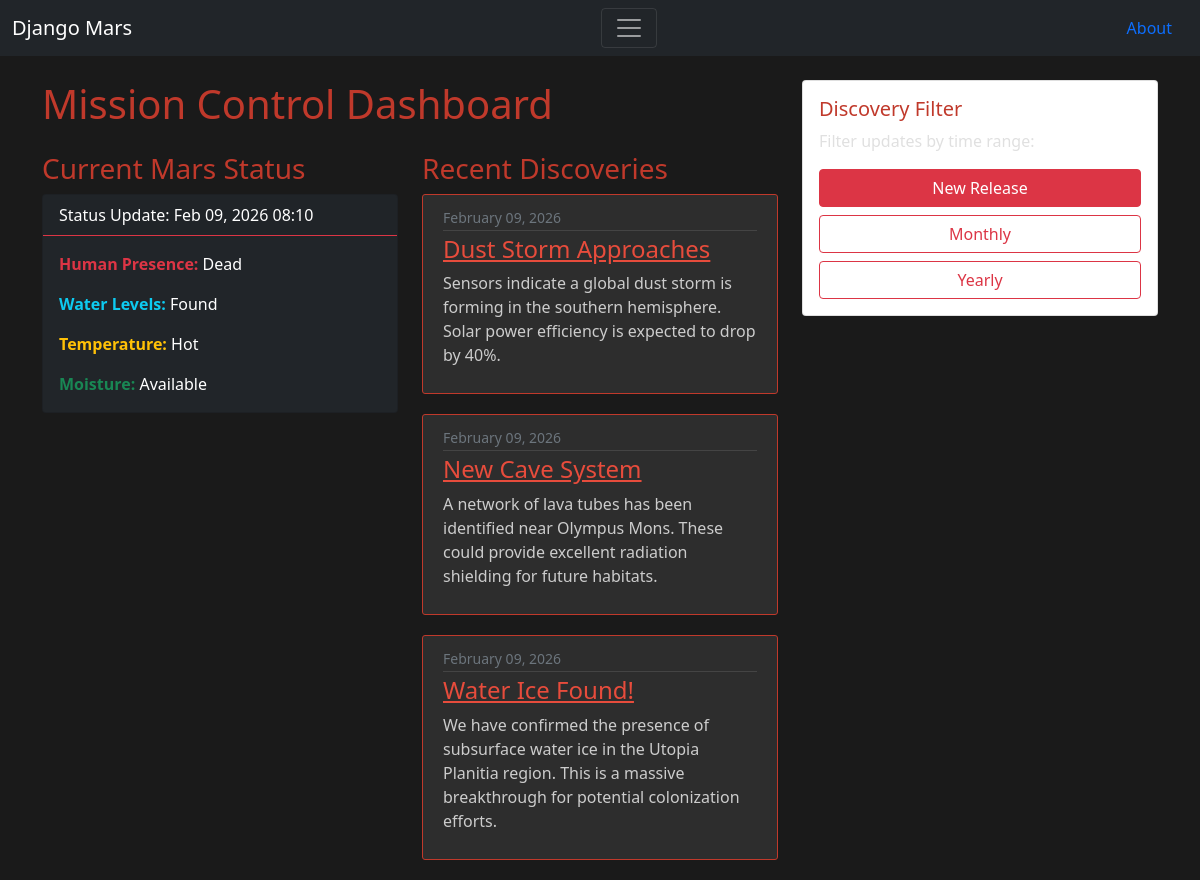
/mars/, run on the app's committed database.
### mars/models.py (models this page shows, shortened)
class MarsStatus(models.Model):
    human_status = models.CharField(max_length=100)
    water_status = models.CharField(max_length=100)
    temperature = models.CharField(max_length=100)
    moisture_status = models.CharField(max_length=100)
    timestamp = models.DateTimeField(default=timezone.now)

class Discovery(models.Model):
    title = models.CharField(max_length=100)
    content = models.TextField()
    date_posted = models.DateTimeField(default=timezone.now)
    author = models.ForeignKey(User, on_delete=models.CASCADE)

### mars/views.py (the view)
# urls.py: 2. Add a URL to urlpatterns:  path('', views.home, name='home')
def home(request):
    data = MarsStatus.objects.all().order_by('-timestamp')[:1] # Get latest status
    discoveries = Discovery.objects.all().order_by('-date_posted')
    context = {
        "data": data,
        "discoveries": discoveries
    }
    return render(request, "mars/home.html", context)

### mars/templates/mars/home.html
{% extends "mars/base.html" %}
{% block content %}
<div class="row">
    <div class="col-md-12">
        <h1 class="mb-4">Mission Control Dashboard</h1>
    </div>
</div>
<div class="row">
    <div class="col-md-6">
        <h3 class="status-header">Current Mars Status</h3>
        {% for status in data %}
        <div class="card bg-dark text-white mb-3">
            <div class="card-header border-danger">
                Status Update: {{ status.timestamp|date:"M d, Y H:i" }}
            </div>
            <div class="card-body">
                <p class="card-text"><strong class="text-danger">Human Presence:</strong> {{ status.human_status }}</p>
                <p class="card-text"><strong class="text-info">Water Levels:</strong> {{ status.water_status }}</p>
                <p class="card-text"><strong class="text-warning">Temperature:</strong> {{ status.temperature }}</p>
                <p class="card-text"><strong class="text-success">Moisture:</strong> {{ status.moisture_status }}</p>
            </div>
        </div>
        {% empty %}
        <p>No status data available.</p>
        {% endfor %}
    </div>
    <div class="col-md-6">
        <h3 class="discovery-header">Recent Discoveries</h3>
        {% for post in discoveries %}
        <article class="media content-section discovery-card">
            <div class="media-body">
                <div class="article-metadata">
                    <small class="text-muted">{{ post.date_posted|date:"F d, Y" }}</small>
                </div>
                <h4><a class="article-title" href="#">{{ post.title }}</a></h4>
                <p class="article-content">{{ post.content|truncatewords:30 }}</p>
            </div>
        </article>
        {% empty %}
        <p>No discoveries reported yet.</p>
        {% endfor %}
    </div>
</div>
{% endblock content %}

### mars/templates/mars/base.html (shortened to what this page needs)
{% load static %}
<!DOCTYPE html>
<html>
<head>
    <link href="https://cdn.jsdelivr.net/npm/bootstrap@5.0.2/dist/css/bootstrap.min.css" rel="stylesheet"
>
    <link rel="stylesheet" href="{% static 'mars/main.css' %}">
</head>
<body>
    <header class="site-header">
        <nev class="navbar navbar-dark bg-dark fixed-top">
            <div class="container-fluid">
                <a href="/" class="navbar-brand">Django Mars</a>
                <button class="navbar-toggler" type="button" data-toggle="collapse" data-target="#navbarResponsive"
                    aria-controls="navbarResponsive" aria-expanded="false" aria-label="Toggle navigation">
                    <span class="navbar-toggler-icon"></span>
                </button>
                <a href="mars/about" class="nav-link">About</a>
            </div>
        </nev>
    </header>
    <main role="main" class="container">
        <div class="row">
            <div class="col-md-8">
                {% block content %}
                {% endblock content %}
            </div>
            <div class="col-md-4">
                <div class="card">
                    <div class="card-body">
                        <h5 class="card-title">Discovery Filter</h5>
                        <p class="card-text">Filter updates by time range:</p>
                        <div class="d-grid gap-2">
                            <a href="{% url 'new-release' %}" class="btn btn-danger" type="button">New Release</a>
                            <a href="{% url 'monthly-news' %}" class="btn btn-outline-danger" type="button">Monthly</a>
                            <a href="{% url 'yearly-news' %}" class="btn btn-outline-danger" type="button">Yearly</a>
                        </div>
                    </div>
                </div>
            </div>
        </div>
    </main>
</body>
</html>

### mars/static/mars/main.css (style rules this page uses)
body { background: #1a1a1a; color: #e0e0e0; margin-top: 5rem; }
h1, h2, h3, h4, h5, h6 { color: #c0392b; }
.content-section { background: #2d2d2d; padding: 10px 20px; border: 1px solid #c0392b; border-radius: 3px; margin-bottom: 20px; }
.article-title { color: #e74c3c; }
.article-content { white-space: pre-line; color: #cccccc; }
.article-metadata { padding-bottom: 1px; margin-bottom: 4px; border-bottom: 1px solid #444; }

### data on the page
MarsStatus: timestamp "Feb 09, 2026 08:10", human_status "Dead", water_status "Found", temperature "Hot", moisture_status "Available"
Discovery: date_posted "February 09, 2026", title "Dust Storm Approaches", content "Sensors indicate a global dust storm is forming in the southern hemisphere. Solar power efficiency is expected to drop by 40%."
Discovery: date_posted "February 09, 2026", title "New Cave System", content "A network of lava tubes has been identified near Olympus Mons. These could provide excellent radiation shielding for future habitats."
Discovery: date_posted "February 09, 2026", title "Water Ice Found!", content "We have confirmed the presence of subsurface water ice in the Utopia Planitia region. This is a massive breakthrough for potential colonization efforts."
